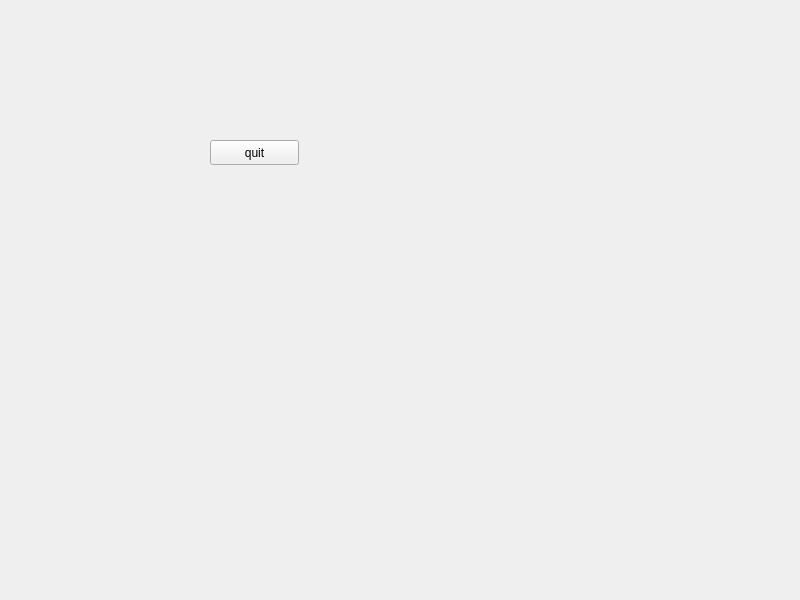
<?xml version="1.0" encoding="UTF-8"?>
<ui version="4.0">
 <class>Widget</class>
 <widget class="QWidget" name="Widget">
  <property name="geometry">
   <rect>
    <x>0</x>
    <y>0</y>
    <width>800</width>
    <height>600</height>
   </rect>
  </property>
  <property name="windowTitle">
   <string>Widget</string>
  </property>
  <widget class="QPushButton" name="pushButton">
   <property name="geometry">
    <rect>
     <x>210</x>
     <y>140</y>
     <width>89</width>
     <height>25</height>
    </rect>
   </property>
   <property name="text">
    <string>quit</string>
   </property>
  </widget>
 </widget>
 <resources/>
 <connections/>
</ui>
